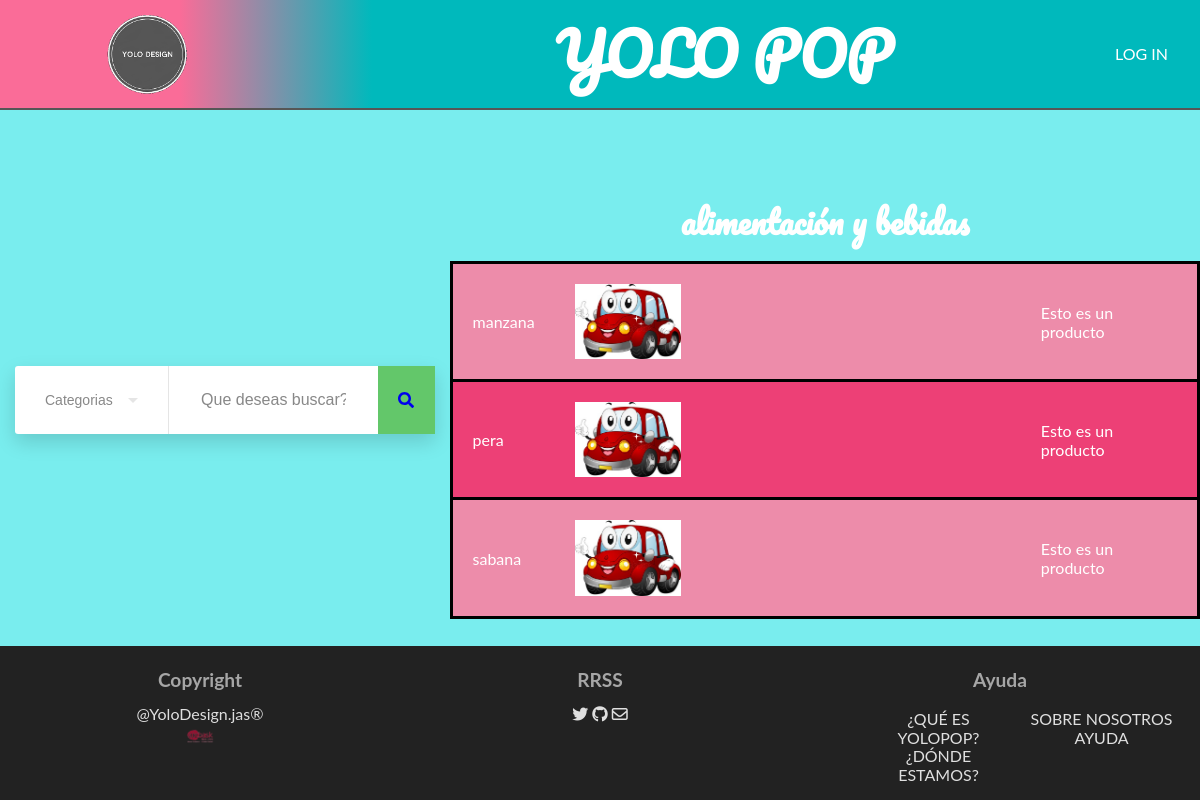
The page /src/RETO/ver_mas.php?id=2 on the database as committed earlier.
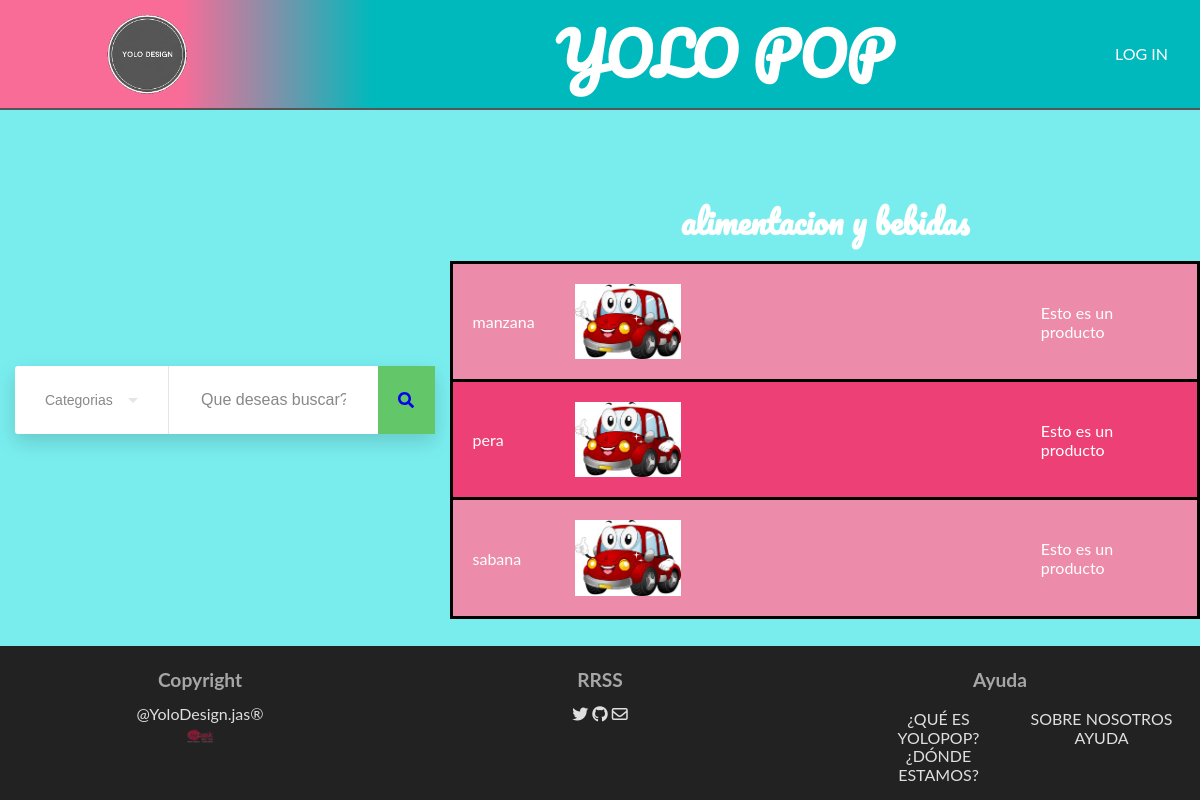
The same page on the database as committed later.
### tables this page shows
CREATE TABLE `categorias` (
	`id` int NOT NULL AUTO_INCREMENT,
	`nombre` varchar(255) NOT NULL,
	PRIMARY KEY (`id`)
);

### src/RETO/buscador.php (the view, shortened to what this page needs)
<div class="s003">
    <form action="Session/DAO/ProductDAO.php" method="post">
        <div class="inner-form">
            <div class="input-field first-wrap">
                <div class="input-select">
                    <select data-trigger="" name="nombreBuscador">
                        <option placeholder="">Categorias</option>
                    </select>
                </div>
            </div>
            <div class="input-field second-wrap">
                <input id="search" type="text" name="palabra" placeholder="Que deseas buscar?"/>
            </div>
            <div class="input-field third-wrap">
                <button class="btn-search" type="submit">
                    <a href="Session/DAO/ProductDAO.php">
                    </a>
                </button>
            </div>
        </div>
    </form>
</div>

### src/RETO/ver_mas.php (shortened to what this page needs)
<?php
include "head.php";
include("Session/DAO/CategoriaDAO.php");
$id = $_GET['id'];
?>
<div id="buscadorVerMas">
    <?php
    include "buscador.php";
    ?>
</div>
    <section id="contenedorProductosVerMas">
        <div id="tablaVerMas">
            <h1 id="tituloCat"><?php echo categoriaPorId($id, $dbh); ?></h1>
            <table id="verMasProductos">
                <?php
                if (isset($_GET['id'])){
                    if (isset($_GET['palabra'])){
                        $palabra = $_GET['palabra'];
                        productosPorCategoriaNombre($id, $palabra, $dbh);
                    }else{
                        productosPorCategoria($id, $dbh);
                    }
                }else{
                        seleccionarTodosPorCategoria($dbh);
                }
                ?>
            </table>
        </div>
    </section>
<?php
include "footer.php"
?>

Rows that differ between the two databases and show on the page:
changed categorias: nombre "alimentación y bebidas" → "alimentacion y bebidas"
